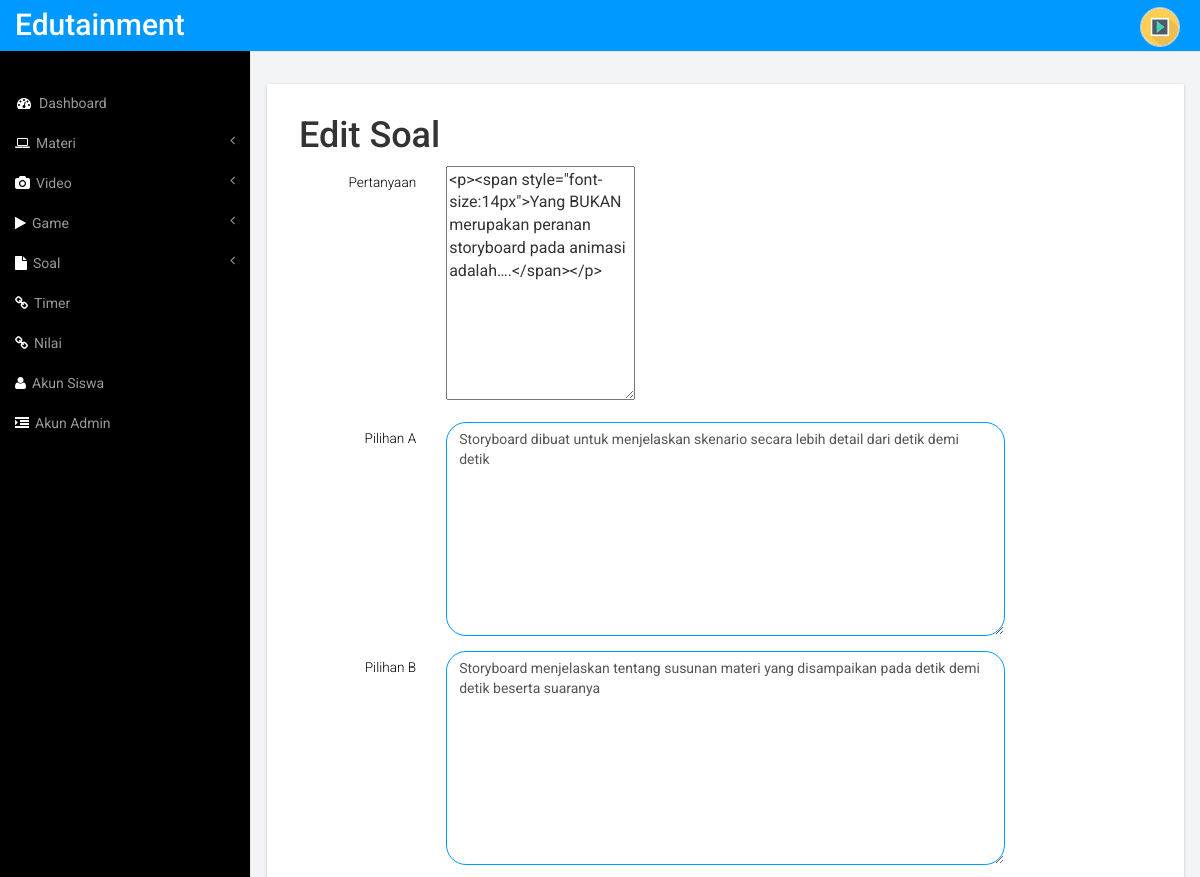
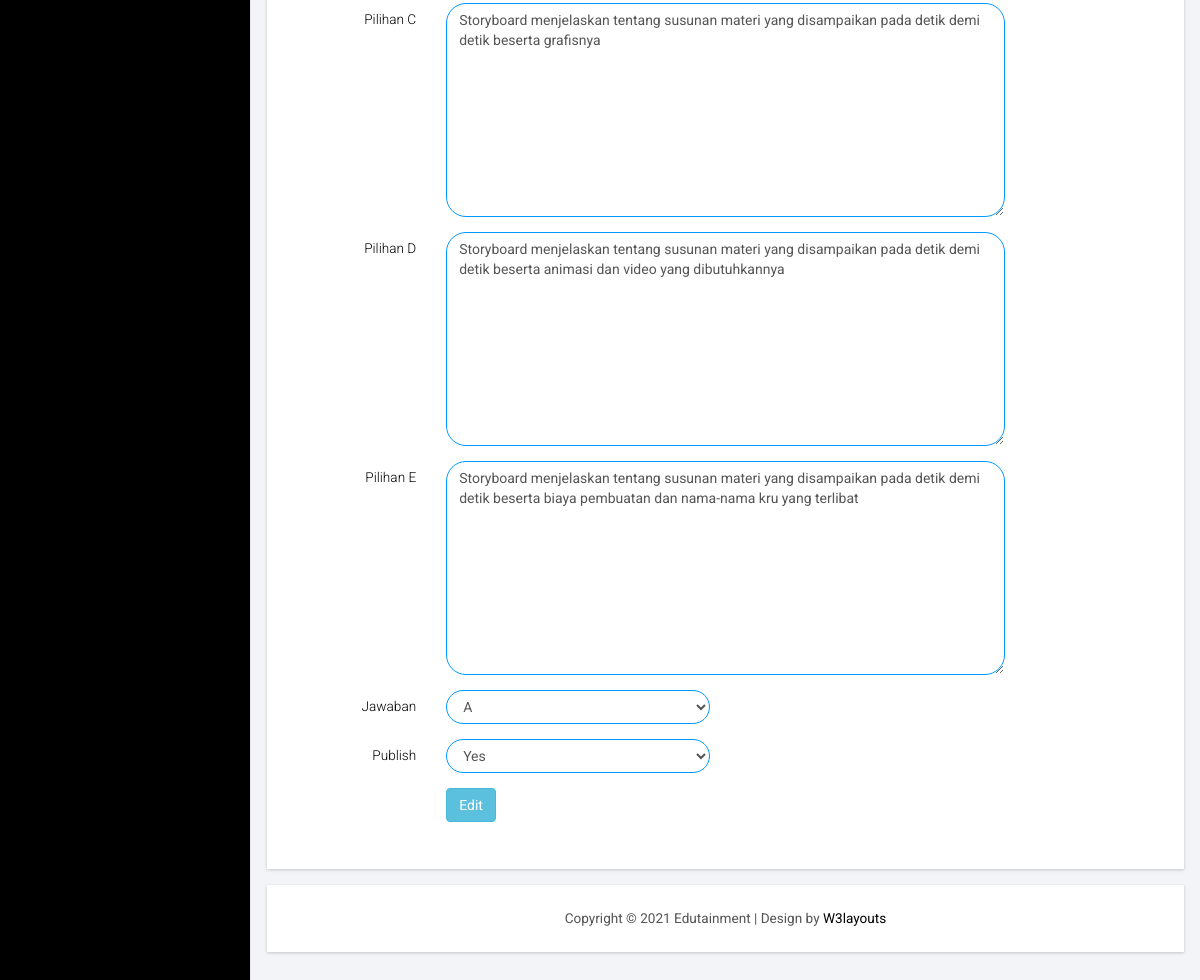
Screenshot of /admin/admin.php?page=soal_edit&id=18 (signed in) with the database file from the repository (2 pictures, top to bottom).
### tables this page shows
CREATE TABLE `tabel_soal` (
  `id_soal` int(11) NOT NULL,
  `pertanyaan` text NOT NULL,
  `pilihan_a` text NOT NULL,
  `pilihan_b` text NOT NULL,
  `pilihan_c` text NOT NULL,
  `pilihan_d` text NOT NULL,
  `jawaban` varchar(100) NOT NULL,
  `publish` enum('yes','no') NOT NULL,
  `tipe` int(5) NOT NULL,
  `pilihan_e` text NOT NULL
);

### admin/modul/soal/soal_edit.php (the view, shortened to what this page needs)
<?php
	$sql = mysqli_query($koneksi,"SELECT * FROM tabel_soal WHERE id_soal='$_GET[id]'") or die(mysqli_error());
	$data  	= mysqli_fetch_array($sql);
?>
<div class="content_bottom">
     <div class="col-md-12 span_3">
          <div class="bs-example1" data-example-id="contextual-table">
    <link rel="stylesheet" type="text/css" href="style.css">
<h1>Edit Soal</h1>
<form name="edit" method="post" action="?page=soal_editproses" class="form-horizontal">
		<div class="form-group">
			<label for="focusedinput" class="col-sm-2 control-label">Pertanyaan</label>
			<div class="col-md-8"><textarea class="ckeditor" name="pertanyaan" cols="20" rows="10" id="ckeditor" class="form-control "><?php echo $data['pertanyaan']; ?></textarea></div>
		</div>
		<div class="form-group">
			<label for="focusedinput" class="col-sm-2 control-label">Pilihan A</label>
			<div class="col-md-8"><textarea  name="pilihan_a" cols="50" rows="10"  class="form-control "><?php echo $data['pilihan_a']; ?></textarea></div>
		</div>
		<div class="form-group">
			<label for="focusedinput" class="col-sm-2 control-label">Pilihan B</label>
			<div class="col-md-8"><textarea name="pilihan_b" cols="50" rows="10" class="form-control "><?php echo $data['pilihan_b']; ?></textarea></div>
		</div>
		<div class="form-group">
			<label for="focusedinput" class="col-sm-2 control-label">Pilihan C</label>
			<div class="col-md-8"><textarea  name="pilihan_c" cols="50" rows="10" class="form-control" ><?php echo $data['pilihan_c']; ?></textarea></div>
		</div>
		<div class="form-group">
			<label for="focusedinput" class="col-sm-2 control-label">Pilihan D</label>
			<div class="col-md-8"><textarea  name="pilihan_d" cols="50" rows="10" class="form-control " ><?php echo $data['pilihan_d']; ?></textarea></div>
		</div>
		<div class="form-group">
			<label for="focusedinput" class="col-sm-2 control-label">Pilihan E</label>
			<div class="col-md-8"><textarea  name="pilihan_e" cols="50" rows="10" class="form-control " ><?php echo $data['pilihan_e']; ?></textarea></div>
		</div>
		 <div class="form-group">
         <label for="focusedinput" class="col-sm-2 control-label">Jawaban</label>
        <div class="col-md-4">
        <select name="jawaban" class="form-control"> <?php echo $data['jawaban']; ?>
        	<option value="a">A</option>
        </select>
       </div>
       </div>
    <div class="form-group">
         <label for="focusedinput" class="col-sm-2 control-label">Publish</label>
        <div class="col-md-4">
        <select name="publish" class="form-control"><?php echo $data['publish']; ?>
        	<option value="yes">Yes</option>
        </select>
       </div>
       </div>
		<div class="form-group">
			<label class="label-control col-md-2"></label>
			<div class="col-md-4"> <input type="submit" name="edit" value="Edit" class="btn btn-info"></div>
		</div>
</form>
</div>
</div>

### admin/assets/css/style.css (style rules this page uses)
h4, h5, h6, h1, h2, h3 { margin-top: 0; }
html, body { font-family: 'Roboto', sans-serif; font-size: 100%; background:#000; overflow-x: hidden; }
.form-control { background: none !important; border: 1px solid #0099FF !important; border-radius: 20px !important; box-shadow: none !important; }
.span_3 { padding:0; }
.content_bottom { margin-bottom:1em; }
.map_container, #chart, .span_6, .col_2, .weather_list, .cal1, .skills-info, .stats-info, .r3_counter_box, .activity_box, .bs-example1, .cloud, .copy { -ms-box-shadow: 0 1px 3px 0px rgba(0, 0, 0, 0.2); -o-box-shadow: 0 1px 3px 0px rgba(0, 0, 0, 0.2); -moz-box-shadow: 0 1px 3px 0px rgba(0, 0, 0, 0.2); -webkit-box-shadow: 0 1px 3px 0px rgba(0, 0, 0, 0.2); box-shadow: 0 1px 3px 0px rgba(0, 0, 0, 0.2); }
.form-horizontal .control-label { text-align: right; color: #000; font-weight: 300; font-size: 0.85em; }
.radio label, .checkbox label, label { font-size: 0.85em; font-weight:300; vertical-align: middle; }
.bs-example1 { background:#fff; padding:2em; }
html, body#login { background: url(../images/bg.jpg)no-repeat; background-size:cover; -webkit-background-size:cover; -moz-background-size:cover; -o-background-size:cover; -ms-background-size:cover; }

### rows the page displays
tabel_soal: pertanyaan "<p><span style=\"font-size:14px\">Yang BUKAN merupakan peranan storyboard pada animasi adalah….</span></p>", pilihan_a "Storyboard dibuat untuk menjelaskan skenario secara lebih detail dari detik demi detik", pilihan_b "Storyboard menjelaskan tentang susunan materi yang disampaikan pada detik demi detik beserta suaranya", pilihan_c "Storyboard menjelaskan tentang susunan materi yang disampaikan pada detik demi detik beserta grafisnya", pilihan_d "Storyboard menjelaskan tentang susunan materi yang disampaikan pada detik demi detik beserta animasi dan video yang dibutuhkannya", pilihan_e "Storyboard menjelaskan tentang susunan materi yang disampaikan pada detik demi detik beserta biaya pembuatan dan nama-nama kru yang terlibat"
